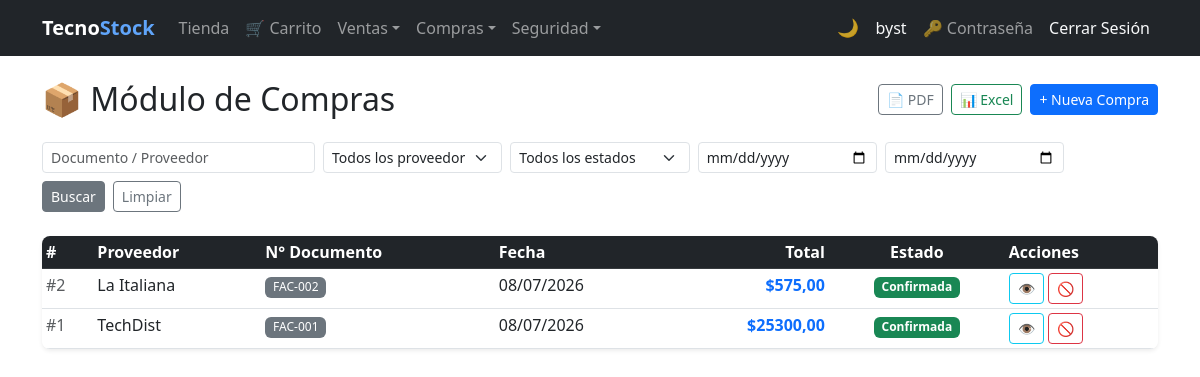
Before: /purchases/ (signed in) with the older database file.
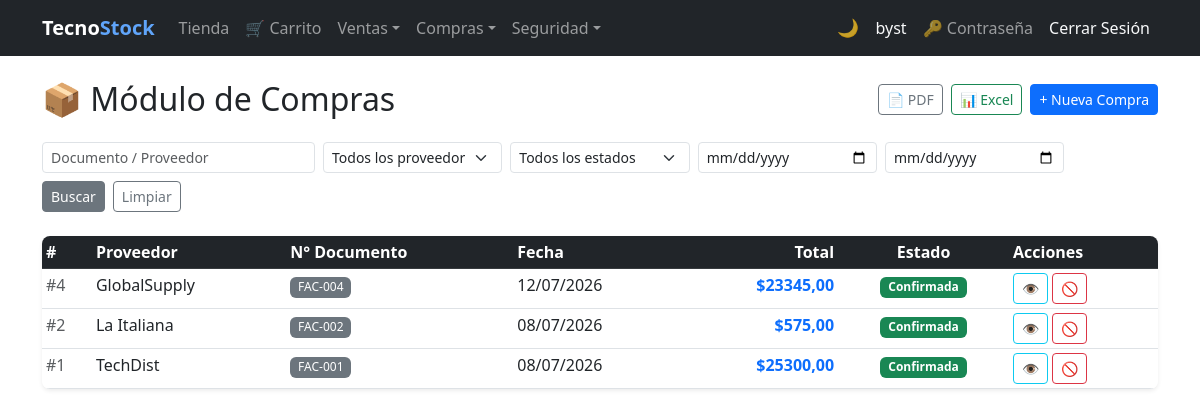
After: the same page with the newer database file.
### purchasing/models.py (models this page shows, shortened)
class Purchase(models.Model):
    BORRADOR   = 0
    CONFIRMADA = 1
    ANULADA    = 2
    ESTADO_CHOICES = [
        (BORRADOR,   'Borrador'),
        (CONFIRMADA, 'Confirmada'),
        (ANULADA,    'Anulada'),
    ]
    PENDIENTE = 'PENDIENTE'
    PAGADA    = 'PAGADA'
    ESTADO_PAGO_CHOICES = [
        (PENDIENTE, 'Pendiente'),
        (PAGADA,    'Pagada'),
    ]
    CONTADO = 'contado'
    CREDITO = 'credito'
    TIPO_PAGO_CHOICES = [
        (CONTADO, 'Contado'),
        (CREDITO, 'Crédito'),
    ]
    supplier        = models.ForeignKey(
                          Supplier, on_delete=models.PROTECT,
                          related_name='purchases', verbose_name='Proveedor')
    document_number = models.CharField(max_length=20, verbose_name='N° Documento')
    purchase_date   = models.DateField(auto_now_add=True, verbose_name='Fecha')
    subtotal        = models.DecimalField(max_digits=12, decimal_places=2, default=0, verbose_name='Subtotal')
    tax             = models.DecimalField(max_digits=12, decimal_places=2, default=0, verbose_name='IVA')
    total           = models.DecimalField(max_digits=12, decimal_places=2, default=0, verbose_name='Total')
    estado          = models.PositiveSmallIntegerField(
                          choices=ESTADO_CHOICES, default=BORRADOR, verbose_name='Estado')
    is_active       = models.BooleanField(default=True, verbose_name='Activo')
    saldo           = models.DecimalField(
                          max_digits=12, decimal_places=2, default=0,
                          verbose_name='Saldo pendiente de pago')
    estado_pago     = models.CharField(
                          max_length=10, choices=ESTADO_PAGO_CHOICES,
                          default=PENDIENTE, verbose_name='Estado de pago')
    tipo_pago       = models.CharField(
                          max_length=10, choices=TIPO_PAGO_CHOICES,
                          default=CREDITO, verbose_name='Tipo de pago')
    class Meta:
        verbose_name        = 'Compra'
        verbose_name_plural = 'Compras'
        ordering = ['-purchase_date', '-id']
        constraints = [
            models.UniqueConstraint(
                fields=['document_number', 'supplier'],
                name='unique_purchase_per_supplier'
            )
        ]
    @property
    def can_confirm(self):    return self.estado == self.BORRADOR
    @property
    def can_edit(self):       return self.estado == self.BORRADOR
    @property
    def can_delete(self):     return self.estado == self.BORRADOR
    @property
    def can_cancel(self):     return self.estado == self.CONFIRMADA
    @property
    def estado_badge_class(self):
        return {
            self.BORRADOR:   'bg-secondary',
            self.CONFIRMADA: 'bg-success',
            self.ANULADA:    'bg-danger',
        }.get(self.estado, 'bg-secondary')

### billing/models.py (models this page shows, shortened)
class Supplier(models.Model):
    name = models.CharField(max_length=200, verbose_name='Company Name')
    contact_name = models.CharField(max_length=200, blank=True, null=True, validators=[validate_only_letters])
    email = models.EmailField(blank=True, null=True)
    phone = models.CharField(max_length=20, blank=True, null=True, validators=[validate_phone_ec])
    address = models.TextField(blank=True, null=True)
    photo = models.ImageField(upload_to='suppliers/', blank=True, null=True, verbose_name='Logo')
    is_active = models.BooleanField(default=True)
    created_at = models.DateTimeField(auto_now_add=True)
    updated_at = models.DateTimeField(auto_now=True)
    class Meta:
        verbose_name = 'Supplier'
        verbose_name_plural = 'Suppliers'
        ordering = ['name']

### purchasing/views.py (the view)
# urls.py: path('',                      views.PurchaseListView.as_view(),   name='purchase_list'),
class PurchaseListView(LoginRequiredMixin, GroupRequiredMixin, SearchExportMixin, ListView):
    group_required      = list(_PURCHASING_ROLES)
    model               = Purchase
    queryset            = Purchase.objects.select_related('supplier').all()
    template_name       = 'purchasing/purchase_list.html'
    context_object_name = 'items'
    export_filename     = 'compras'
    paginate_by         = 10
    export_fields       = [
        ('#',            'id'),
        ('Proveedor',    lambda p: p.supplier.name),
        ('N° Documento', 'document_number'),
        ('Fecha',        lambda p: str(p.purchase_date)),
        ('Estado',       lambda p: p.get_estado_display()),
        ('Subtotal',     'subtotal'),
        ('IVA',          'tax'),
        ('Total',        'total'),
    ]
    search_fields = [
        {'param': 'q',         'fields': ['document_number__icontains', 'supplier__name__icontains']},
        {'param': 'supplier',  'field':  'supplier_id',       'type': 'number'},
        {'param': 'estado',    'field':  'estado',            'type': 'number'},
        {'param': 'date_from', 'field':  'purchase_date__gte','type': 'date'},
        {'param': 'date_to',   'field':  'purchase_date__lte','type': 'date'},
    ]
    def get_context_data(self, **kwargs):
        ctx = super().get_context_data(**kwargs)
        ctx['suppliers'] = Supplier.objects.filter(is_active=True)
        return ctx

### security/templatetags/security_tags.py (called while the page is built)
@register.filter(name='has_group')
def has_group(user, group_name):
    if not user.is_authenticated:
        return False
    if user.is_superuser:  # el superusuario ve todo
        return True
    return user.groups.filter(name=group_name).exists()

### shared/mixins.py (called while the page is built, shortened)
    def get_queryset(self):
        qs = super().get_queryset()
        for spec in self.search_fields:
            val = self.request.GET.get(spec['param'], '').strip()
            if not val:
                continue
        return qs.distinct()

    def get_context_data(self, **kwargs):
        ctx = super().get_context_data(**kwargs)
        ctx['search_params'] = self.request.GET
        return ctx

    def get(self, request, *args, **kwargs):
        fmt = request.GET.get('export', '').lower()
        if fmt == 'pdf':
            return self._build_pdf()
        if fmt == 'excel':
            return self._build_excel()
        return super().get(request, *args, **kwargs)

    def dispatch(self, request, *args, **kwargs):
        if not request.user.is_authenticated:
            return redirect('login')
        if request.user.is_superuser:
            return super().dispatch(request, *args, **kwargs)

### purchasing/templates/purchasing/purchase_list.html (shortened to what this page needs)
{% extends 'billing/base.html' %}
{% block content %}
<div class="d-flex align-items-center justify-content-between mb-4">
  <h2 class="mb-0">&#128230; Módulo de Compras</h2>
  <div class="d-flex gap-2">
    <a href="?{% for k, v in request.GET.items %}{% if k != 'export' and k != 'page' %}{{ k }}={{ v }}&{% endif %}{% endfor %}export=pdf"
       class="btn btn-sm btn-outline-secondary" title="Exportar PDF">&#128196; PDF</a>
    <a href="?{% for k, v in request.GET.items %}{% if k != 'export' and k != 'page' %}{{ k }}={{ v }}&{% endif %}{% endfor %}export=excel"
       class="btn btn-sm btn-outline-success" title="Exportar Excel">&#128202; Excel</a>
    <a href="{% url 'purchasing:purchase_create' %}" class="btn btn-primary btn-sm">+ Nueva Compra</a>
  </div>
</div>
<form method="get" class="mb-4">
  <div class="row g-2 align-items-end">
    <div class="col-md-3">
      <input type="text" name="q" class="form-control form-control-sm"
             placeholder="Documento / Proveedor"
             value="{{ search_params.q|default:'' }}">
    </div>
    <div class="col-md-2">
      <select name="supplier" class="form-select form-select-sm" aria-label="Filtrar por proveedor">
        <option value="">Todos los proveedores</option>
      </select>
    </div>
    <div class="col-md-2">
      <select name="estado" class="form-select form-select-sm" aria-label="Filtrar por estado">
        <option value="">Todos los estados</option>
      </select>
    </div>
    <div class="col-md-2">
      <input type="date" name="date_from" class="form-control form-control-sm"
             value="{{ search_params.date_from|default:'' }}" title="Desde">
    </div>
    <div class="col-md-2">
      <input type="date" name="date_to" class="form-control form-control-sm"
             value="{{ search_params.date_to|default:'' }}" title="Hasta">
    </div>
    <div class="col-auto d-flex gap-2">
      <button type="submit" class="btn btn-secondary btn-sm">Buscar</button>
      <a href="{% url 'purchasing:purchase_list' %}" class="btn btn-outline-secondary btn-sm">Limpiar</a>
    </div>
  </div>
</form>
<div class="card border-0 shadow-sm rounded-3 overflow-hidden">
  <div class="table-responsive">
    <table class="table table-hover table-sm mb-0">
      <thead class="table-dark">
        <tr>
          <th>#</th>
          <th>Proveedor</th>
          <th>N° Documento</th>
          <th>Fecha</th>
          <th class="text-end">Total</th>
          <th class="text-center">Estado</th>
          <th>Acciones</th>
        </tr>
      </thead>
      <tbody>
        {% for item in items %}
        <tr>
          <td class="text-muted">#{{ item.id }}</td>
          <td>{{ item.supplier.name }}</td>
          <td><span class="badge bg-secondary fw-normal">{{ item.document_number }}</span></td>
          <td>{{ item.purchase_date|date:"d/m/Y" }}</td>
          <td class="text-end fw-semibold text-primary">${{ item.total }}</td>
          <td class="text-center">
            <span class="badge {{ item.estado_badge_class }}">{{ item.get_estado_display }}</span>
          </td>
          <td>
            <div class="d-flex gap-1 flex-wrap">
              <a href="{% url 'purchasing:purchase_detail' item.pk %}"
                 class="btn btn-sm btn-outline-info" title="Ver detalle">&#128065;</a>
              {% if item.can_cancel %}
              <a href="{% url 'purchasing:purchase_cancel' item.pk %}"
                 class="btn btn-sm btn-outline-danger" title="Anular">&#128683;</a>
              {% endif %}
            </div>
          </td>
        </tr>
        {% endfor %}
      </tbody>
    </table>
  </div>
</div>
{% endblock %}

Changed rows visible on the page:
added Purchase: id "4", supplier.name "GlobalSupply", document_number "FAC-004", purchase_date "12/07/2026", total "23345,00", estado "Confirmada"
